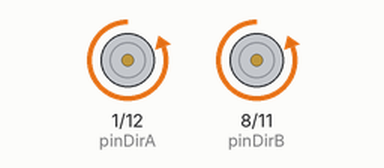
Bench run of a sketch on a simulated Arduino Uno, built with avr-gcc and run on an emulated ATmega328P. On the bench: direction and speed pins drawn as motors (green arrow = direction pin HIGH = forward, orange = LOW = backward, longer = more drive).

Above: at 2.5 s.
At 7.5 s:
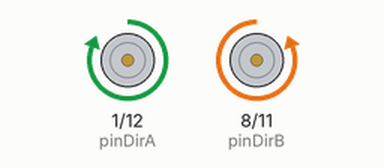
At 12.5 s:
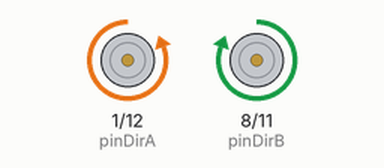
At 17.5 s:
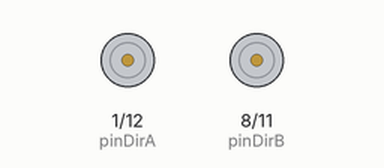
Timing chart, 0 to 26.1 s (numbered marks = the images above):
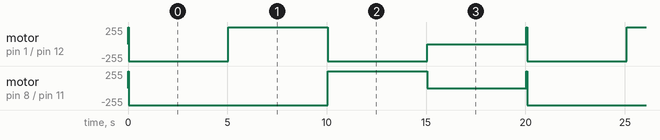

Measured:
- by itself, motor on pin 8 (pinDirB) / pin 11 (pinPwmB): repeats every 20.1 s: backward 255/255 10.0 s, forward 255/255 5.0 s, stopped 5.0 s, forward 255/255 0.05 s
- by itself, motor on pin 1 (pinDirA) / pin 12 (pinPwmA): repeats every 20.1 s: backward 255/255 5.0 s, forward 255/255 5.0 s, backward 255/255 5.0 s, stopped 5.0 s, forward 255/255 0.05 s

The sketch:

motor_shield_funzionale.ino
```cpp
 int pinDirA=1;
 int pinDirB=8;
 int pinPwmA=12;
 int pinPwmB=11;

 void setup() {

  #ifdef DEBUG
    Serial.begin( 9600 );
  #endif

   pinMode( pinDirA,OUTPUT );
   pinMode( pinDirB,OUTPUT );
   pinMode( pinPwmA,OUTPUT );
   pinMode( pinPwmB,OUTPUT );
 }

 void loop()
 {
   digitalWrite( pinDirA,HIGH );
   digitalWrite( pinDirB,HIGH );
   analogWrite( pinPwmA,255 );
   analogWrite( pinPwmB,255 );

   delay(50);

   digitalWrite( pinDirA,LOW );
   digitalWrite( pinDirB,LOW );
   analogWrite( pinPwmA,255 );
   analogWrite( pinPwmB,255 );

   delay(5000);

   digitalWrite( pinDirA,HIGH );
   digitalWrite( pinDirB,LOW );
   analogWrite( pinPwmA,255 );
   analogWrite( pinPwmB,255 );

   delay(5000);

   digitalWrite( pinDirA,LOW );
   digitalWrite( pinDirB,HIGH );
   analogWrite( pinPwmA,255 );
   analogWrite( pinPwmB,255 );

   delay(5000);

   digitalWrite( pinDirA,HIGH );
   digitalWrite( pinDirB,HIGH );
   analogWrite( pinPwmA,0 );
   analogWrite( pinPwmB,0 );

   delay(5000);
 }
```
